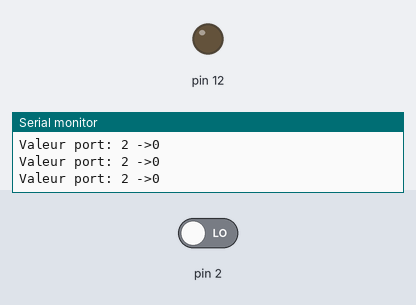
A sketch run on a simulated Arduino Uno, built with avr-gcc and run on an emulated ATmega328P. On the bench: output pins drawn as LEDs (lit = HIGH), the last lines printed to the serial monitor. The test bench sets the inputs (shaded band); at power-on: pin 2 LOW.

Above: at 6.8 s.
6.9 s: pin 2 driven HIGH
At 10.1 s:
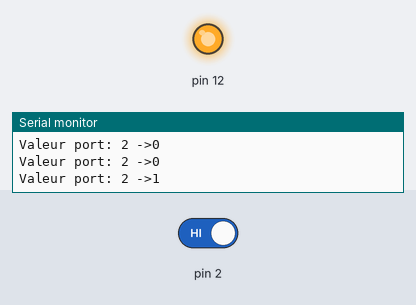
13.5 s: pin 2 driven LOW
At 15.9 s:
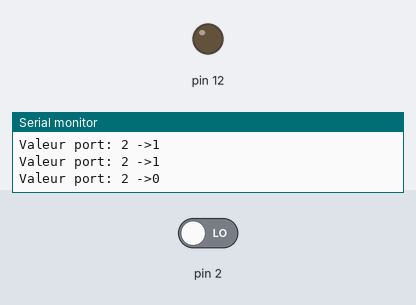
Timing chart, 0 to 17.4 s (numbered marks = the images above; inputs shaded):
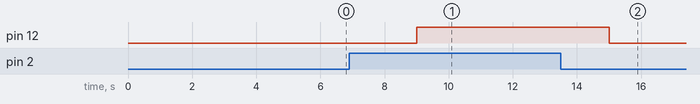

The sketch:

tp1.ino
```cpp
void setup() {
  // put your setup code here, to run once:
  Serial.begin (9600);
  pinMode (2, INPUT);
  pinMode(12,OUTPUT);

}

bool ledState = false;

void loop() {
  // put your main code here, to run repeatedly:
  bool buttonState= digitalRead (2);
  Serial.print("Valeur port: 2 ->");
  Serial.println (buttonState);
  if (buttonState){
    digitalWrite (12,HIGH);
  }
  delay (3000);
  digitalWrite(12,LOW);
}
```

Measured:
- after the input at 6.9 s, pin 12: LOW → HIGH after 2.1 s
- after the input at 13.5 s, pin 12: HIGH → LOW after 1.5 s
